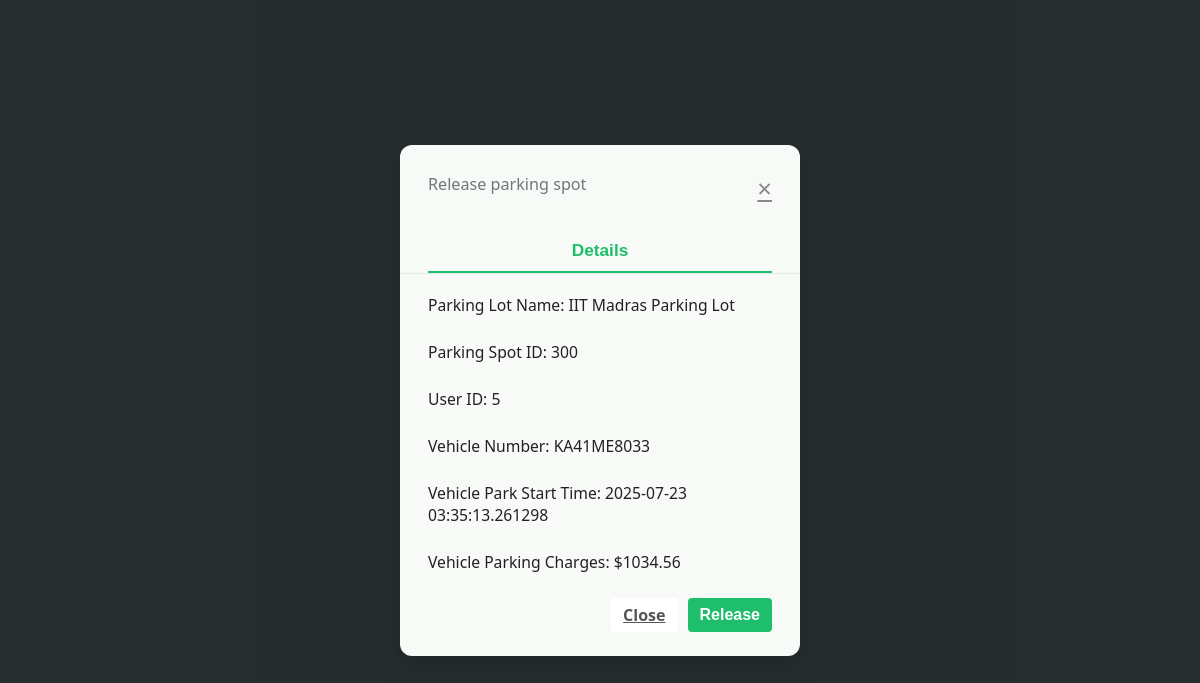
The app's page /release_spot/5/20/300 (signed in), older data.
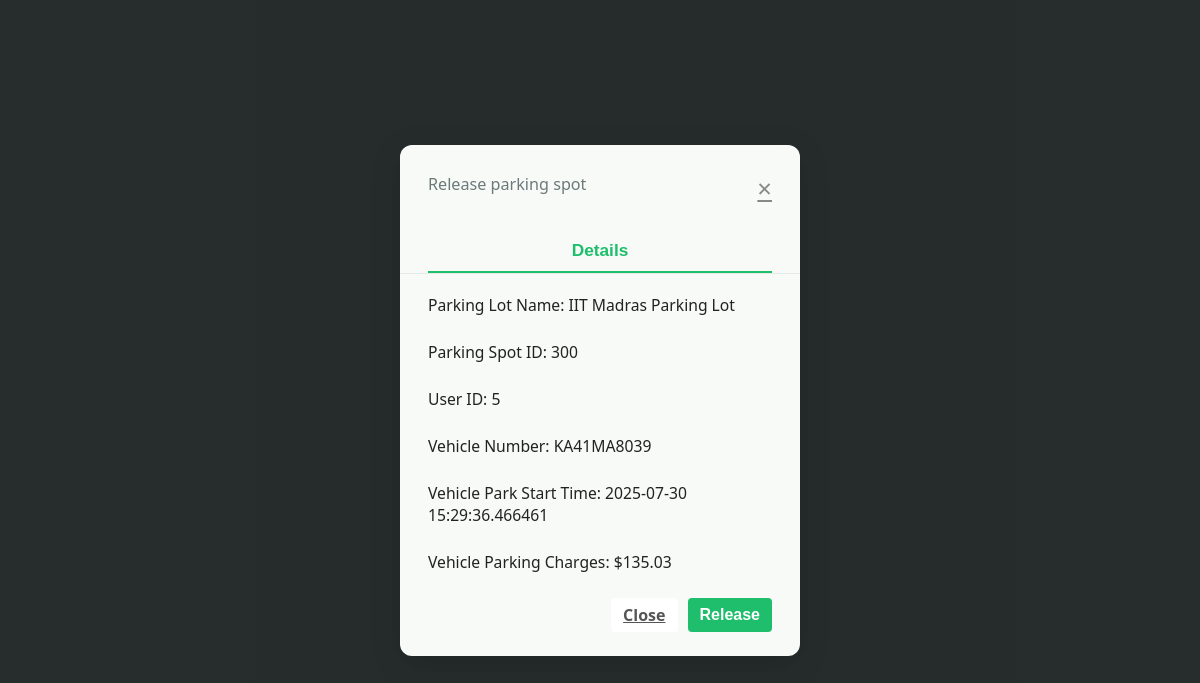
The same page, newer data.
### models/models.py (models this page shows)
class Bookings(db.Model):
    __tablename__ = 'bookings'
    booking_id = db.Column(db.Integer, primary_key=True, autoincrement=True)
    spot_id = db.Column(db.Integer, db.ForeignKey('parking_spot.id'), nullable=False)
    lot_id = db.Column(db.Integer, db.ForeignKey('parking_lot.lot_id'), nullable=False)
    user_id = db.Column(db.Integer, db.ForeignKey('user.id'), nullable=False)
    vehicle_number = db.Column(db.String(20),  db.ForeignKey('user.vehicle_number'), nullable=False)
    start_time = db.Column(db.String, default=datetime.utcnow)
    end_time = db.Column(db.String)
    current_status=db.Column(db.Text)
    spot = db.relationship('Parking_spot', backref='bookings')
    lot = db.relationship('Parking_lot', back_populates='bookings')
    user = db.relationship('User', foreign_keys=[user_id], backref='bookings')

### controllers/controllers.py (the view, shortened to what this page needs)
@main.route("/release_spot/<user_id>/<parking_lot_id>/<spot_id>", methods=["GET", "POST"])
@login_required
@role_required('user')
def release_spot(user_id, parking_lot_id, spot_id):
    try:
        booking = Bookings.query.filter_by(spot_id=spot_id, lot_id=parking_lot_id, user_id=user_id, current_status='active').first()
        parking_lot = Parking_lot.query.filter_by(lot_id=parking_lot_id).first()
        parking_spot = Parking_spot.query.filter_by(id=spot_id, lot_id=parking_lot_id).first()
        if not booking or not parking_lot or not parking_spot:
            flash("Invalid booking or parking details.", "danger")
            return redirect(url_for('main.user_dashboard', id=user_id))
        start_time = booking.start_time
        if isinstance(start_time, str):
            start_time = datetime.strptime(start_time, "%Y-%m-%d %H:%M:%S.%f")
        lot_charge = parking_lot.lot_price_per_hour
        if request.method == "GET":
            total_charges = calculate_charges(datetime.now(), start_time, lot_charge)
            release_spot_details = {
                "user_id": user_id,
                "parking_lot_id": parking_lot_id,
                "spot_id": spot_id,
                "vehicle_number": booking.vehicle_number,
                "lot_name": parking_lot.lot_name,
                "start_time": start_time,
                "total_charges": total_charges
            }
            return render_template("release_spot.html", release_spot_details=release_spot_details)
    except Exception as e:
        db.session.rollback()
        print(f"Error in releasing spot: {e}")
        flash("An error occurred while releasing the parking spot.", "danger")
        return redirect(url_for('main.user_dashboard', id=user_id))

### app.py (called while the page is built)
def create_app():
    app = Flask(__name__, template_folder="templates")
    if os.getenv('ENV', 'development') != "production":
        print("Starting Local Development")
        app.config.from_object(LocalDevelopmentConfig)
    else:
        raise Exception("Currently no production config is setup")
    app.register_blueprint(main)
    db.init_app(app)
    login_manager = LoginManager()
    login_manager.login_view = "main.login"
    login_manager.init_app(app)
    @login_manager.user_loader
    def load_user(user_id):
        return User.query.get(int(user_id))
    return app

### controllers/controllers.py (called while the page is built)
def role_required(required_role):
    def decorator(f):
        @wraps(f)
        def decorated_function(*args, **kwargs):
            if not current_user.is_authenticated:
                flash('Please log in to access this page.', 'warning')
                return redirect(url_for('main.login'))
            if required_role == "admin" and current_user.is_admin != "Yes":
                flash('You do not have permission to access this page.', 'danger')
                return redirect(url_for('main.login'))
            return f(*args, **kwargs)
        return decorated_function
    return decorator

### templates/release_spot.html (shortened to what this page needs)
<!DOCTYPE html>
<html lang="en">
<head>
  <link rel="stylesheet" href="{{ url_for('static',filename='css/release_spot_style.css') }}">
</head>
<body>
  <div class="modal-bg">
    <div class="modal">
      <div class="modal-header">
        <div>
          <div class="modal-subtitle">Release parking spot</div>
        </div> <a href="{{ url_for('main.user_dashboard',id=release_spot_details.user_id) }}" class="modal-close" aria-label="Close">&times;</a>
      </div>
      <div class="modal-tabs">
        <button class="tab active">Details</button>
      </div>
      <div class="model-form">
      <form class="modal-form" action="{{ url_for('main.release_spot', user_id=release_spot_details.user_id, parking_lot_id=release_spot_details.parking_lot_id, spot_id=release_spot_details.spot_id ) }}" method="POST">
        <div class="form-group">
          <label for="lot_name">Parking Lot Name: {{ release_spot_details.lot_name }}</label>
        </div>
        <div class="form-group">
          <label for="lot_name">Parking Spot ID: {{ release_spot_details.spot_id }}</label>
        </div>
        <div class="form-group">
          <label for="user_id">User ID: {{ release_spot_details.user_id }}</label>
        </div>
        <div class="form-group">
            <label for="vehicle_number"> Vehicle Number: {{ release_spot_details.vehicle_number }}</label>
        </div>
        <div class="form-group">
          <label for="vehicle_number"> Vehicle Park Start Time: {{ release_spot_details.start_time }}</label>
      </div>
      <div class="form-group">
        <label for="vehicle_number"> Vehicle Parking Charges: ${{ release_spot_details.total_charges }}</label>
    </div>
        <div class="modal-actions">
          <a href="{{url_for('main.user_dashboard',id=release_spot_details.user_id)}}" class='btn cancel'> Close </a>
          <button type="submit" class="btn primary" name="book">Release</button>
        </div>
      </form>
      </div>
    </div>
  </div>
</body>
</html>

Row changes from the older to the newer data that the page shows:
no longer on this page (row edited): Bookings: vehicle_number "KA41ME8033"
added Bookings: vehicle_number "KA41MA8039"
Text that changed along with them:
{{ release_spot_details.start_time }}: "2025-07-23 03:35:13.261298" → "2025-07-30 15:29:36.466461"
{{ release_spot_details.total_charges }}: "1034.56" → "135.03"
